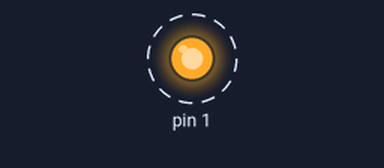
Bench run of a sketch on a simulated Arduino Uno, built with avr-gcc and run on an emulated ATmega328P. On the bench: output pins drawn as LEDs (lit = HIGH). Dashed ring = blinking.

Above: at 0.5 s.
Timing chart, 0 to 4.6 s (numbered marks = the images above):
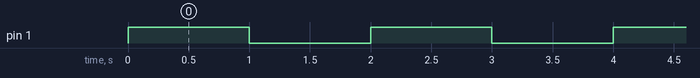

Measured:
- by itself, pin 1: alternates HIGH for 1.0 s and LOW for 1.0 s

The sketch:

AVRGCC_LED_Blink.ino
```cpp
void setup() {
  // put your setup code here, to run once:
  DDRD |= 0b00000010;         // 아두이노 1번핀(PD1)을 OUTPUT으로 선언

}

void loop() {
  // put your main code here, to run repeatedly:
  PORTD |= 0x02;        // 아두이노 1번핀(PD1)에 출력 HIGH
  delay(1000);          // 1초의 지연시간
  PORTD &= ~0x02;       // 아두이노 1번핀(PD1)에 출력 LOW
  delay(1000);          // 1초의 지연시간
}
```
